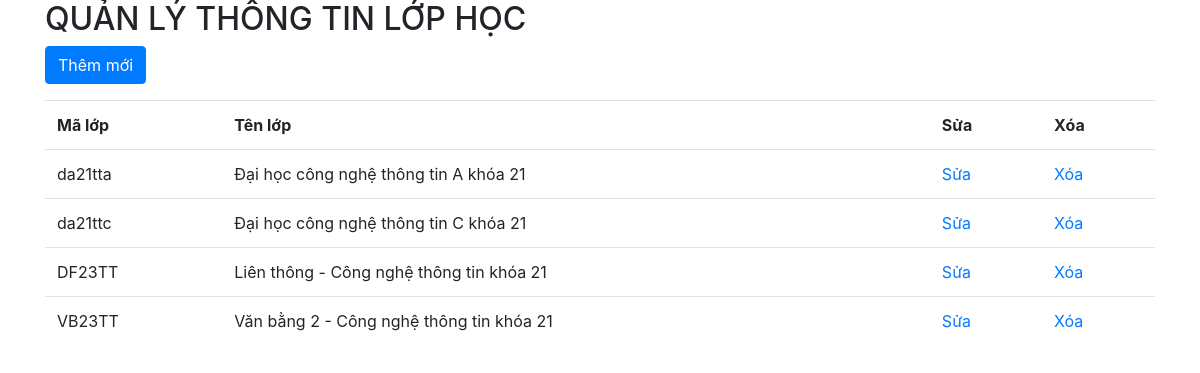
Screenshot of /DEMO/lophoc.php with the database file from the repository.
### tables this page shows
CREATE TABLE `lophoc` (
  `maLop` varchar(12) NOT NULL,
  `tenLop` varchar(100) NOT NULL,
  `ghiChu` varchar(100) NOT NULL
);

### DEMO/lophoc.php (the view, shortened to what this page needs)
<!DOCTYPE html>
<html lang="en">
<head>
    <link rel="stylesheet" href="https://cdn.jsdelivr.net/npm/bootstrap@4.6.2/dist/css/bootstrap.min.css">
</head>
<body>
    <div class="container">
        <h2>QUẢN LÝ THÔNG TIN LỚP HỌC</h2>
        <a class="btn btn-primary" href="form_lop.php">Thêm mới</a>
        <br>
        <?php
	include_once("connect.php");
	$sql = "SELECT*FROM lophoc";
	$result = $conn->query($sql);
	if ($result->num_rows > 0) {
	  echo "<table class = 'table table-hover mt-3'>";
	  echo "<tr><th>Mã lớp</th><th>Tên lớp</th><th>Sửa</th><th>Xóa</th></tr>";
		while($row = $result->fetch_assoc()) {
			echo "<tr>";
			echo "<td>".$row["maLop"]."</td>";
			echo "<td>".$row["tenLop"]."</td>";
			echo "<td>"
			?>
        <a href="sua_lop.php?ma=<?php echo $row["maLop"];?>">Sửa</a>
        <?php
			echo "</td>";
			echo "<td>"
			?>
        <a onclick="return confirm('Có thực sự muốn xóa không?')"
            href="xoa_lop.php?ma=<?php echo $row["maLop"];?>">Xóa</a>
        <?php
			echo "</td>";
			echo "</tr>";
		}
	echo "</table>";
	} else {
	  echo "0 results";
	}
  ?>
    </div>
</body>
</html>

### rows the page displays
lophoc: maLop "da21tta", tenLop "Đại học công nghệ thông tin A khóa 21"
lophoc: maLop "da21ttc", tenLop "Đại học công nghệ thông tin C khóa 21"
lophoc: maLop "DF23TT", tenLop "Liên thông - Công nghệ thông tin khóa 21"
lophoc: maLop "VB23TT", tenLop "Văn bằng 2 - Công nghệ thông tin khóa 21"
